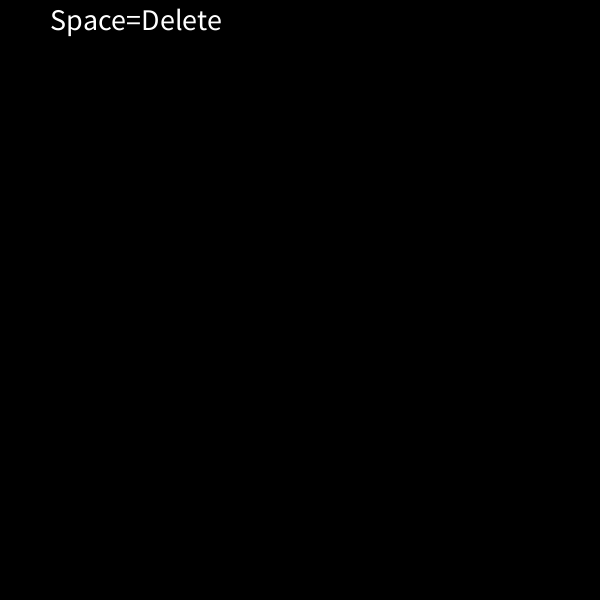
Frame 1 (no input)
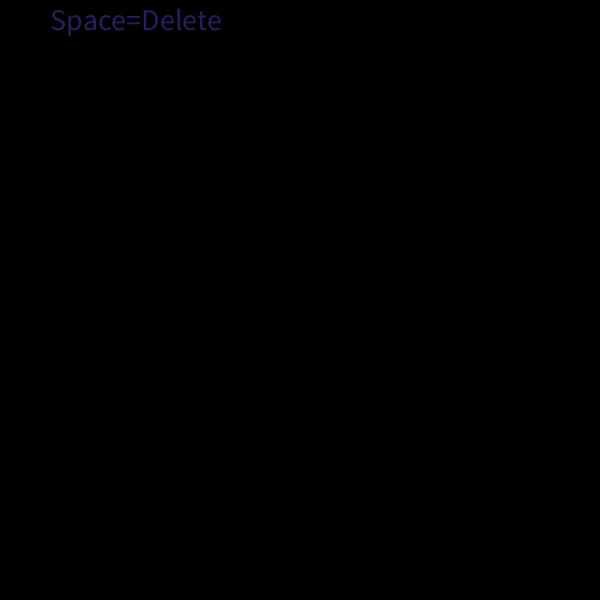
Frame 60 (the mouse pressed at the canvas centre just before this capture)
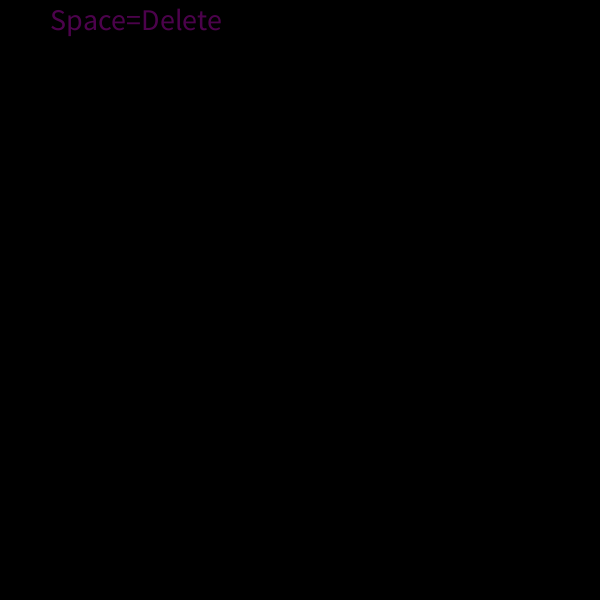
Frame 120 (the mouse held since frame 60 and released just before this capture)

The Processing sketch that drew these frames (run headless with seeded random() and noise(); from frame 60 on, the mouse is pressed at the canvas centre):

// Processing sketch: processing_121383
// ── processing_121383.pde

int t,w = 255;
int arr[] =new int[300*300];

void setup(){
 size(600,600);
}


void draw(){
 smooth();
 background(0);
 stroke(w);
 textSize(30);
 text("Space=Delete", 50, 30);
 
 if((mousePressed== true) && (mouseButton == LEFT)){
  arr[t]=mouseY;
  arr[t+1]=mouseX-w;
 }
  fill(random(w),random(w),random(w),100);
  stroke(random(w),random(w),random(w),100); 
  strokeWeight(10);
  beginShape(POINTS);
  for(int i=0 ; i<t ; i+=2)
  vertex(w+cos((t-i)/99f)*arr[i+1],arr[i]);
  if(arr[t]>0)t+=2;
  endShape();

 }

void keyPressed(){
   if (key == ' '){
  t=0;
  w = 255;
  arr =new int[300*300];
  }
}
